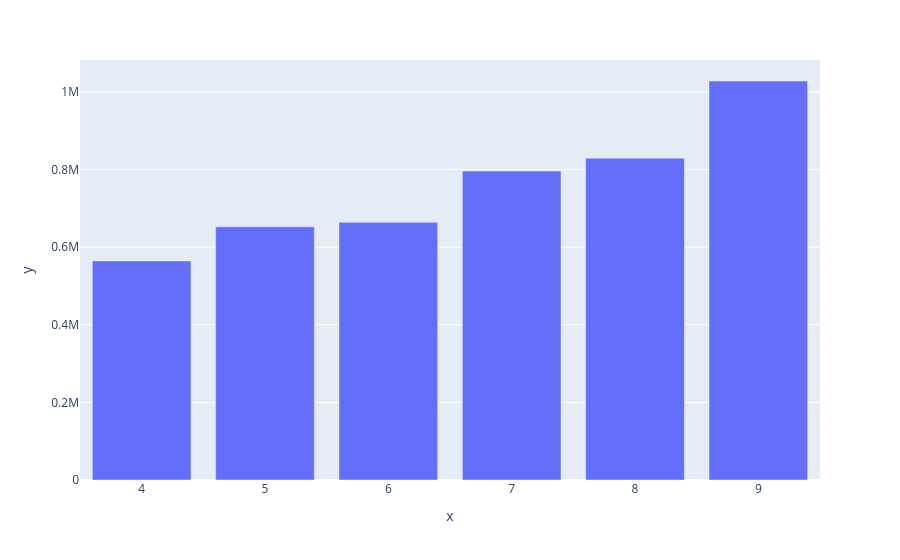

The cell this chart's notebook holds for it:
### Code cell
px.bar(x=df['month'].value_counts().index,
       y=df['month'].value_counts())

### Figure 1 — Plotly figure (JSON) as saved in the notebook; plotly's stock layout.template omitted (floating-point values rounded to 4 significant figures)
{"data": [{"alignmentgroup": "True", "hovertemplate": "x=%{x}<br>y=%{y}<extra></extra>", "legendgroup": "", "marker": {"color": "#636efa", "pattern": {"shape": ""}}, "name": "", "offsetgroup": "", "orientation": "v", "showlegend": false, "textposition": "auto", "type": "bar", "x": [9, 8, 7, 6, 5, 4], "xaxis": "x", "y": [1028136, 829275, 796121, 663844, 652435, 564516], "yaxis": "y"}], "layout": {"barmode": "relative", "legend": {"tracegroupgap": 0}, "margin": {"t": 60}, "xaxis": {"anchor": "y", "domain": [0, 1], "title": {"text": "x"}}, "yaxis": {"anchor": "x", "domain": [0, 1], "title": {"text": "y"}}}}
